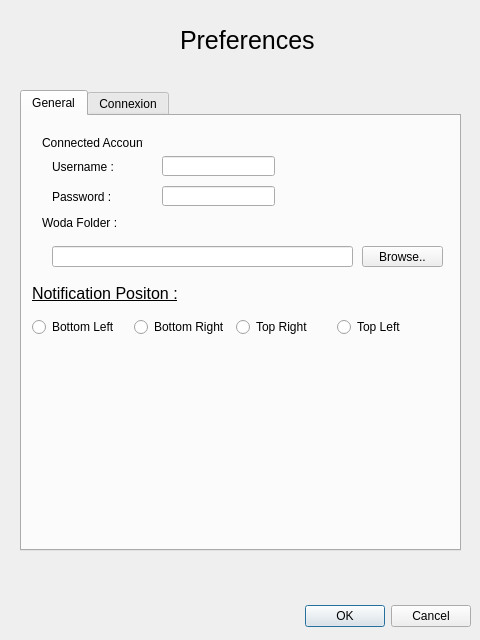
<?xml version="1.0" encoding="UTF-8"?>
<ui version="4.0">
 <class>Preferences</class>
 <widget class="QDialog" name="Preferences">
  <property name="geometry">
   <rect>
    <x>0</x>
    <y>0</y>
    <width>480</width>
    <height>640</height>
   </rect>
  </property>
  <property name="windowTitle">
   <string>Preferences</string>
  </property>
  <widget class="QDialogButtonBox" name="buttonBox">
   <property name="geometry">
    <rect>
     <x>10</x>
     <y>600</y>
     <width>461</width>
     <height>32</height>
    </rect>
   </property>
   <property name="locale">
    <locale language="English" country="UnitedStates"/>
   </property>
   <property name="orientation">
    <enum>Qt::Horizontal</enum>
   </property>
   <property name="standardButtons">
    <set>QDialogButtonBox::Cancel|QDialogButtonBox::Ok</set>
   </property>
  </widget>
  <widget class="QTabWidget" name="tabs">
   <property name="geometry">
    <rect>
     <x>20</x>
     <y>90</y>
     <width>441</width>
     <height>461</height>
    </rect>
   </property>
   <property name="currentIndex">
    <number>0</number>
   </property>
   <widget class="QWidget" name="General">
    <attribute name="title">
     <string>General</string>
    </attribute>
    <widget class="QLineEdit" name="username">
     <property name="geometry">
      <rect>
       <x>140</x>
       <y>40</y>
       <width>113</width>
       <height>20</height>
      </rect>
     </property>
    </widget>
    <widget class="QLabel" name="username_label">
     <property name="geometry">
      <rect>
       <x>30</x>
       <y>40</y>
       <width>81</width>
       <height>21</height>
      </rect>
     </property>
     <property name="text">
      <string>Username :</string>
     </property>
    </widget>
    <widget class="QLabel" name="label_2">
     <property name="geometry">
      <rect>
       <x>20</x>
       <y>20</y>
       <width>101</width>
       <height>13</height>
      </rect>
     </property>
     <property name="text">
      <string>Connected Account :</string>
     </property>
    </widget>
    <widget class="QLineEdit" name="password">
     <property name="geometry">
      <rect>
       <x>140</x>
       <y>70</y>
       <width>113</width>
       <height>20</height>
      </rect>
     </property>
     <property name="echoMode">
      <enum>QLineEdit::Password</enum>
     </property>
    </widget>
    <widget class="QLabel" name="password_label">
     <property name="geometry">
      <rect>
       <x>30</x>
       <y>70</y>
       <width>81</width>
       <height>21</height>
      </rect>
     </property>
     <property name="text">
      <string>Password :</string>
     </property>
    </widget>
    <widget class="QLabel" name="WodaFolder_label">
     <property name="geometry">
      <rect>
       <x>20</x>
       <y>100</y>
       <width>101</width>
       <height>13</height>
      </rect>
     </property>
     <property name="text">
      <string>Woda Folder :</string>
     </property>
    </widget>
    <widget class="QLineEdit" name="WodaFolder_input">
     <property name="geometry">
      <rect>
       <x>30</x>
       <y>130</y>
       <width>301</width>
       <height>21</height>
      </rect>
     </property>
    </widget>
    <widget class="QPushButton" name="browse_button">
     <property name="geometry">
      <rect>
       <x>340</x>
       <y>130</y>
       <width>81</width>
       <height>21</height>
      </rect>
     </property>
     <property name="text">
      <string>Browse..</string>
     </property>
    </widget>
    <widget class="QWidget" name="widgetNotificationPosition" native="true">
     <property name="geometry">
      <rect>
       <x>10</x>
       <y>160</y>
       <width>401</width>
       <height>61</height>
      </rect>
     </property>
     <layout class="QGridLayout" name="gridLayout">
      <item row="0" column="0" colspan="4">
       <widget class="QLabel" name="label_11">
        <property name="text">
         <string>&lt;html&gt;&lt;head/&gt;&lt;body&gt;&lt;p&gt;&lt;span style=&quot; font-size:12pt; text-decoration: underline;&quot;&gt;Notification Positon :&lt;/span&gt;&lt;/p&gt;&lt;/body&gt;&lt;/html&gt;</string>
        </property>
       </widget>
      </item>
      <item row="1" column="0">
       <widget class="QRadioButton" name="radioButtonBottomLeft">
        <property name="text">
         <string>Bottom Left</string>
        </property>
        <attribute name="buttonGroup">
         <string notr="true">buttonGroupNotification</string>
        </attribute>
       </widget>
      </item>
      <item row="1" column="1">
       <widget class="QRadioButton" name="radioButtonBottomRight">
        <property name="text">
         <string>Bottom Right</string>
        </property>
        <attribute name="buttonGroup">
         <string notr="true">buttonGroupNotification</string>
        </attribute>
       </widget>
      </item>
      <item row="1" column="2">
       <widget class="QRadioButton" name="radioButtonTopRight">
        <property name="text">
         <string>Top Right</string>
        </property>
        <attribute name="buttonGroup">
         <string notr="true">buttonGroupNotification</string>
        </attribute>
       </widget>
      </item>
      <item row="1" column="3">
       <widget class="QRadioButton" name="radioButtonTopLeft">
        <property name="text">
         <string>Top Left</string>
        </property>
        <attribute name="buttonGroup">
         <string notr="true">buttonGroupNotification</string>
        </attribute>
       </widget>
      </item>
     </layout>
    </widget>
   </widget>
   <widget class="QWidget" name="Connexion">
    <attribute name="title">
     <string>Connexion</string>
    </attribute>
    <widget class="QCheckBox" name="checklimitdl">
     <property name="geometry">
      <rect>
       <x>20</x>
       <y>10</y>
       <width>201</width>
       <height>31</height>
      </rect>
     </property>
     <property name="text">
      <string>Limit download speed</string>
     </property>
     <property name="checked">
      <bool>true</bool>
     </property>
    </widget>
    <widget class="QLabel" name="label">
     <property name="geometry">
      <rect>
       <x>30</x>
       <y>40</y>
       <width>46</width>
       <height>13</height>
      </rect>
     </property>
     <property name="text">
      <string>Limit to :</string>
     </property>
    </widget>
    <widget class="QLineEdit" name="input_limitdl">
     <property name="geometry">
      <rect>
       <x>90</x>
       <y>40</y>
       <width>61</width>
       <height>16</height>
      </rect>
     </property>
     <property name="layoutDirection">
      <enum>Qt::LeftToRight</enum>
     </property>
     <property name="text">
      <string>42</string>
     </property>
     <property name="alignment">
      <set>Qt::AlignRight|Qt::AlignTrailing|Qt::AlignVCenter</set>
     </property>
    </widget>
    <widget class="QLabel" name="label_3">
     <property name="geometry">
      <rect>
       <x>160</x>
       <y>40</y>
       <width>46</width>
       <height>13</height>
      </rect>
     </property>
     <property name="text">
      <string>kb/s</string>
     </property>
    </widget>
    <widget class="QCheckBox" name="checklimitup">
     <property name="geometry">
      <rect>
       <x>20</x>
       <y>70</y>
       <width>201</width>
       <height>31</height>
      </rect>
     </property>
     <property name="text">
      <string>Limit upload speed</string>
     </property>
     <property name="checked">
      <bool>false</bool>
     </property>
    </widget>
    <widget class="QLabel" name="label_4">
     <property name="geometry">
      <rect>
       <x>30</x>
       <y>100</y>
       <width>46</width>
       <height>13</height>
      </rect>
     </property>
     <property name="text">
      <string>Limit to :</string>
     </property>
    </widget>
    <widget class="QLabel" name="label_5">
     <property name="geometry">
      <rect>
       <x>160</x>
       <y>100</y>
       <width>46</width>
       <height>13</height>
      </rect>
     </property>
     <property name="text">
      <string>kb/s</string>
     </property>
    </widget>
    <widget class="QLineEdit" name="input_limitup">
     <property name="enabled">
      <bool>false</bool>
     </property>
     <property name="geometry">
      <rect>
       <x>90</x>
       <y>100</y>
       <width>61</width>
       <height>16</height>
      </rect>
     </property>
     <property name="layoutDirection">
      <enum>Qt::LeftToRight</enum>
     </property>
     <property name="text">
      <string>0</string>
     </property>
     <property name="alignment">
      <set>Qt::AlignRight|Qt::AlignTrailing|Qt::AlignVCenter</set>
     </property>
     <property name="readOnly">
      <bool>false</bool>
     </property>
    </widget>
   </widget>
  </widget>
  <widget class="QLabel" name="title">
   <property name="geometry">
    <rect>
     <x>180</x>
     <y>20</y>
     <width>221</width>
     <height>41</height>
    </rect>
   </property>
   <property name="font">
    <font>
     <pointsize>19</pointsize>
    </font>
   </property>
   <property name="lineWidth">
    <number>1</number>
   </property>
   <property name="text">
    <string>Preferences</string>
   </property>
  </widget>
 </widget>
 <resources/>
 <connections>
  <connection>
   <sender>buttonBox</sender>
   <signal>accepted()</signal>
   <receiver>Preferences</receiver>
   <slot>accept()</slot>
   <hints>
    <hint type="sourcelabel">
     <x>248</x>
     <y>254</y>
    </hint>
    <hint type="destinationlabel">
     <x>157</x>
     <y>274</y>
    </hint>
   </hints>
  </connection>
  <connection>
   <sender>buttonBox</sender>
   <signal>rejected()</signal>
   <receiver>Preferences</receiver>
   <slot>reject()</slot>
   <hints>
    <hint type="sourcelabel">
     <x>316</x>
     <y>260</y>
    </hint>
    <hint type="destinationlabel">
     <x>286</x>
     <y>274</y>
    </hint>
   </hints>
  </connection>
 </connections>
 <buttongroups>
  <buttongroup name="buttonGroupNotification"/>
 </buttongroups>
</ui>
